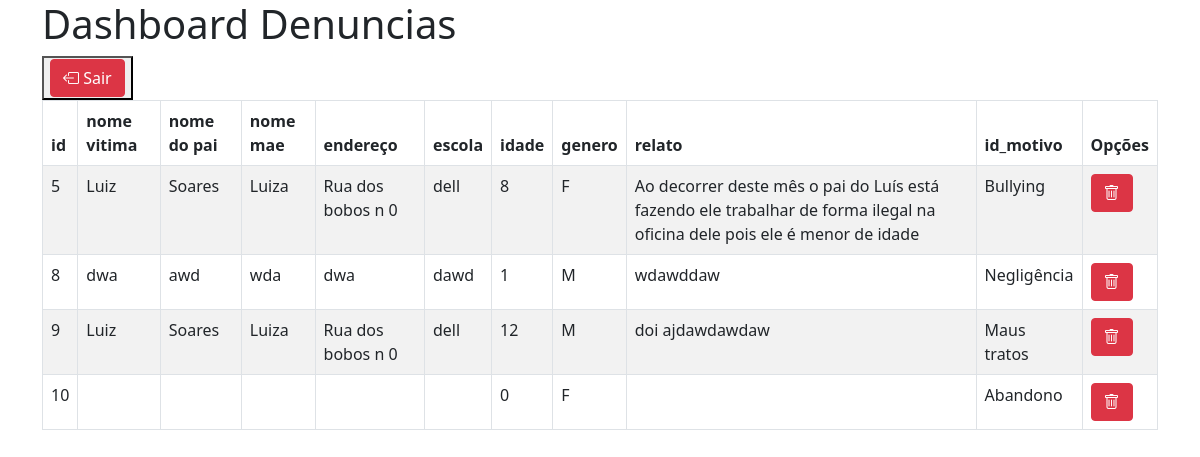
/cadastro_denuncias/dashboard.php, run on the app's committed database.
### tables this page shows
CREATE TABLE `denuncia` (
  `tipo` varchar(45) NOT NULL,
  `id_denuncia` int(11) NOT NULL,
  `nome_vitima` varchar(45) DEFAULT NULL,
  `nome_pai_vitima` varchar(45) DEFAULT NULL,
  `nome_mae_vitima` varchar(45) DEFAULT NULL,
  `endereco_vitima` varchar(70) DEFAULT NULL,
  `escola_vitima` varchar(45) DEFAULT NULL,
  `idade_vitima` decimal(10,0) DEFAULT NULL,
  `genero_vitima` enum('M','F') DEFAULT NULL,
  `relato` varchar(255) NOT NULL
);

CREATE TABLE `motivo` (
  `id_motivo` int(11) NOT NULL,
  `nome` varchar(45) NOT NULL
);

### cadastro_denuncias/dashboard.php (the view, shortened to what this page needs)
<!DOCTYPE html>
<html>
<head>
    <link rel="stylesheet" href="https://cdn.jsdelivr.net/npm/bootstrap@5.1.0/dist/css/bootstrap.min.css">
    <link rel="stylesheet" href="https://cdn.jsdelivr.net/npm/bootstrap-icons@1.10.5/font/bootstrap-icons.css">
</head>
<body>
    <div class="container">
        <h1>Dashboard Denuncias</h1>
                        <button><a href="/tcc/admin/index.php" class="bi bi-box-arrow-left btn btn-danger"> Sair</a></button>
        <table class="table table-striped table-bordered table-group-divider">
            <thead>
                <tr>
                    <th>id</th>
                    <th>nome vitima</th>
                    <th>nome do pai</th>
                    <th>nome mae</th>
                    <th>endereço</th>
                    <th>escola</th>
                    <th>idade</th>
                    <th>genero</th>
                    <th>relato</th>
                    <th>id_motivo</th>
                    <th>Opções</th>
                </tr>
            </thead>
            <tbody>
                <?php
                $servername = "localhost";
                $username = "root";
                $password = "";
                $dbname = "mydb";
                $conn = new mysqli($servername, $username, $password, $dbname);
                $sql = "SELECT * , motivo.nome as nome_motivo
                FROM denuncia
                INNER JOIN motivo
                ON denuncia.id_denuncia = motivo.id_motivo";
                $result = $conn->query($sql);
                if ($result->num_rows > 0) {
                    while ($row = $result->fetch_assoc()) {
                        echo "<tr>";
                        echo "<td>" . $row["id_denuncia"] . "</td>";
                        echo "<td>" . $row["nome_vitima"] . "</td>";
                        echo "<td>" . $row["nome_pai_vitima"] . "</td>";
                        echo "<td>" . $row["nome_mae_vitima"] . "</td>";
                        echo "<td>" . $row["endereco_vitima"] . "</td>";
                        echo "<td>" . $row["escola_vitima"] . "</td>";
                        echo "<td>" . $row["idade_vitima"] . "</td>";
	                    echo "<td>" . $row["genero_vitima"] . "</td>";
                        echo "<td>" . $row["relato"] . "</td>";
                        echo "<td>" . $row["nome_motivo"] . "</td>";
                        echo "<td>
                        </a>
                        <a class='btn btn-danger' href='excluir.php?id=" . $row["id_denuncia"] . "''>
                        <i class='bi bi-trash'></i>
                        </a>
                        </td>";
                        echo "</tr>";
                    }
                } else {
                    echo "<tr><td colspan='3'>Nenhum registro encontrado.</td></tr>";
                }
                ?>
            </tbody>
        </table>
    </div>
</body>
</html>
</body>
</html>

### data on the page
denuncia: id_denuncia "5", nome_vitima "Luiz", nome_pai_vitima "Soares", nome_mae_vitima "Luiza", endereco_vitima "Rua dos bobos n 0", escola_vitima "dell", idade_vitima "8", genero_vitima "F", relato "Ao decorrer deste mês o pai do Luís está fazendo ele trabalhar de forma ilegal na oficina dele pois ele é menor de idade", motivo.nome "Bullying"
denuncia: id_denuncia "8", nome_vitima "dwa", nome_pai_vitima "awd", nome_mae_vitima "wda", endereco_vitima "dwa", escola_vitima "dawd", idade_vitima "1", genero_vitima "M", relato "wdawddaw", motivo.nome "Negligência"
denuncia: id_denuncia "9", nome_vitima "Luiz", nome_pai_vitima "Soares", nome_mae_vitima "Luiza", endereco_vitima "Rua dos bobos n 0", escola_vitima "dell", idade_vitima "12", genero_vitima "M", relato "doi ajdawdawdaw", motivo.nome "Maus tratos"
denuncia: id_denuncia "10", idade_vitima "0", genero_vitima "F", motivo.nome "Abandono"
